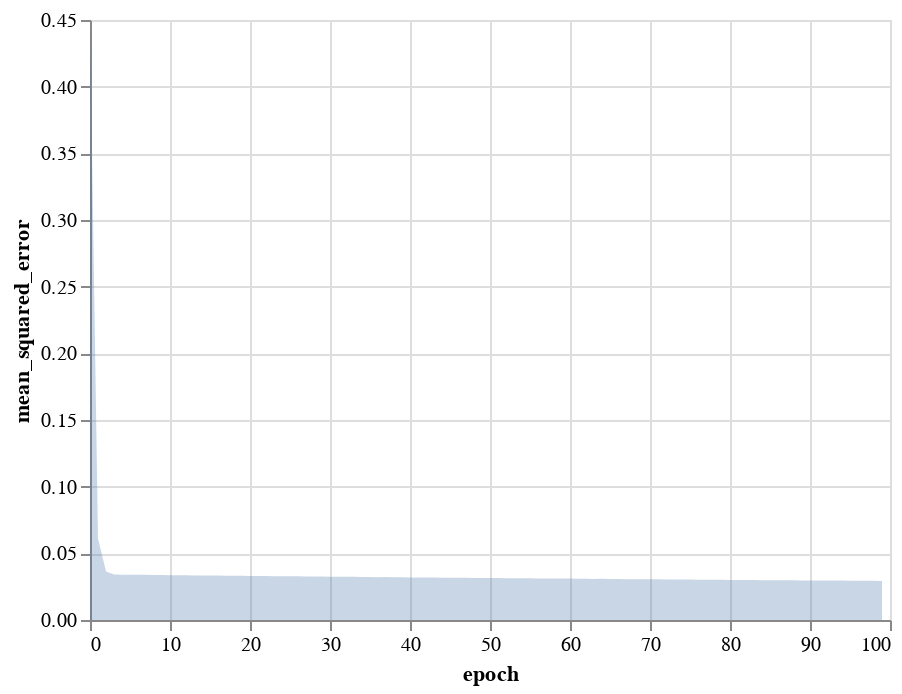

This figure's notebook cell:
### Code cell
alt.Chart(history_df).mark_area(opacity=0.3).encode(
    x='epoch',
    y='mean_squared_error'
)

### Figure 1 — Vega-Lite specification as saved in the notebook (floating-point values rounded to 4 significant figures)
{"$schema": "https://vega.github.io/schema/vega-lite/v2.6.0.json", "config": {"view": {"height": 300, "width": 400}}, "data": {"name": "data-f0857b13d3e0fd7b55b1293337f757cb"}, "datasets": {"data-f0857b13d3e0fd7b55b1293337f757cb": [{"acc": 0, "epoch": 0, "loss": 0.4499, "mean_squared_error": 0.4499}, {"acc": 0, "epoch": 1, "loss": 0.06115, "mean_squared_error": 0.06115}, {"acc": 0, "epoch": 2, "loss": 0.03643, "mean_squared_error": 0.03643}, {"acc": 0, "epoch": 3, "loss": 0.0342, "mean_squared_error": 0.0342}, {"acc": 0, "epoch": 4, "loss": 0.03397, "mean_squared_error": 0.03397}, {"acc": 0, "epoch": 5, "loss": 0.03401, "mean_squared_error": 0.03401}, {"acc": 0, "epoch": 6, "loss": 0.0339, "mean_squared_error": 0.0339}, {"acc": 0, "epoch": 7, "loss": 0.03386, "mean_squared_error": 0.03386}, {"acc": 0, "epoch": 8, "loss": 0.03375, "mean_squared_error": 0.03375}, {"acc": 0, "epoch": 9, "loss": 0.03377, "mean_squared_error": 0.03377}, {"acc": 0, "epoch": 10, "loss": 0.03364, "mean_squared_error": 0.03364}, {"acc": 0, "epoch": 11, "loss": 0.03358, "mean_squared_error": 0.03358}, {"acc": 0, "epoch": 12, "loss": 0.03353, "mean_squared_error": 0.03353}, {"acc": 0, "epoch": 13, "loss": 0.03346, "mean_squared_error": 0.03346}, {"acc": 0, "epoch": 14, "loss": 0.03344, "mean_squared_error": 0.03344}, {"acc": 0, "epoch": 15, "loss": 0.03335, "mean_squared_error": 0.03335}, {"acc": 0, "epoch": 16, "loss": 0.03335, "mean_squared_error": 0.03335}, {"acc": 0, "epoch": 17, "loss": 0.03327, "mean_squared_error": 0.03327}, {"acc": 0, "epoch": 18, "loss": 0.03325, "mean_squared_error": 0.03325}, {"acc": 0, "epoch": 19, "loss": 0.0331, "mean_squared_error": 0.0331}, {"acc": 0, "epoch": 20, "loss": 0.03304, "mean_squared_error": 0.03304}, {"acc": 0, "epoch": 21, "loss": 0.03298, "mean_squared_error": 0.03298}, {"acc": 0, "epoch": 22, "loss": 0.03297, "mean_squared_error": 0.03297}, {"acc": 0, "epoch": 23, "loss": 0.03288, "mean_squared_error": 0.03288}, {"acc": 0, "epoch": 24, "loss": 0.03282, "mean_squared_error": 0.03282}, {"acc": 0, "epoch": 25, "loss": 0.03278, "mean_squared_error": 0.03278}, {"acc": 0, "epoch": 26, "loss": 0.03275, "mean_squared_error": 0.03275}, {"acc": 0, "epoch": 27, "loss": 0.03263, "mean_squared_error": 0.03263}, {"acc": 0, "epoch": 28, "loss": 0.03262, "mean_squared_error": 0.03262}, {"acc": 0, "epoch": 29, "loss": 0.03258, "mean_squared_error": 0.03258}, {"acc": 0, "epoch": 30, "loss": 0.0325, "mean_squared_error": 0.0325}, {"acc": 0, "epoch": 31, "loss": 0.03244, "mean_squared_error": 0.03244}, {"acc": 0, "epoch": 32, "loss": 0.03242, "mean_squared_error": 0.03242}, {"acc": 0, "epoch": 33, "loss": 0.03237, "mean_squared_error": 0.03237}, {"acc": 0, "epoch": 34, "loss": 0.03229, "mean_squared_error": 0.03229}, {"acc": 0, "epoch": 35, "loss": 0.03227, "mean_squared_error": 0.03227}, {"acc": 0, "epoch": 36, "loss": 0.03216, "mean_squared_error": 0.03216}, {"acc": 0, "epoch": 37, "loss": 0.03217, "mean_squared_error": 0.03217}, {"acc": 0, "epoch": 38, "loss": 0.03216, "mean_squared_error": 0.03216}, {"acc": 0, "epoch": 39, "loss": 0.03209, "mean_squared_error": 0.03209}, {"acc": 0, "epoch": 40, "loss": 0.03195, "mean_squared_error": 0.03195}, {"acc": 0, "epoch": 41, "loss": 0.03189, "mean_squared_error": 0.03189}, {"acc": 0, "epoch": 42, "loss": 0.03188, "mean_squared_error": 0.03188}, {"acc": 0, "epoch": 43, "loss": 0.03182, "mean_squared_error": 0.03182}, {"acc": 0, "epoch": 44, "loss": 0.03174, "mean_squared_error": 0.03174}, {"acc": 0, "epoch": 45, "loss": 0.03175, "mean_squared_error": 0.03175}, {"acc": 0, "epoch": 46, "loss": 0.03164, "mean_squared_error": 0.03164}, {"acc": 0, "epoch": 47, "loss": 0.03161, "mean_squared_error": 0.03161}, {"acc": 0, "epoch": 48, "loss": 0.03156, "mean_squared_error": 0.03156}, {"acc": 0, "epoch": 49, "loss": 0.03149, "mean_squared_error": 0.03149}, {"acc": 0, "epoch": 50, "loss": 0.03146, "mean_squared_error": 0.03146}, {"acc": 0, "epoch": 51, "loss": 0.03146, "mean_squared_error": 0.03146}, {"acc": 0, "epoch": 52, "loss": 0.03133, "mean_squared_error": 0.03133}, {"acc": 0, "epoch": 53, "loss": 0.03132, "mean_squared_error": 0.03132}, {"acc": 0, "epoch": 54, "loss": 0.0313, "mean_squared_error": 0.0313}, {"acc": 0, "epoch": 55, "loss": 0.03124, "mean_squared_error": 0.03124}, {"acc": 0.002475, "epoch": 56, "loss": 0.03119, "mean_squared_error": 0.03119}, {"acc": 0, "epoch": 57, "loss": 0.03114, "mean_squared_error": 0.03114}, {"acc": 0, "epoch": 58, "loss": 0.03111, "mean_squared_error": 0.03111}, {"acc": 0, "epoch": 59, "loss": 0.03109, "mean_squared_error": 0.03109}, {"acc": 0, "epoch": 60, "loss": 0.03105, "mean_squared_error": 0.03105}, {"acc": 0.002475, "epoch": 61, "loss": 0.03091, "mean_squared_error": 0.03091}, {"acc": 0.002475, "epoch": 62, "loss": 0.03088, "mean_squared_error": 0.03088}, {"acc": 0.002475, "epoch": 63, "loss": 0.03083, "mean_squared_error": 0.03083}, {"acc": 0.002475, "epoch": 64, "loss": 0.03088, "mean_squared_error": 0.03088}, {"acc": 0.002475, "epoch": 65, "loss": 0.0308, "mean_squared_error": 0.0308}, {"acc": 0.002475, "epoch": 66, "loss": 0.03068, "mean_squared_error": 0.03068}, {"acc": 0.002475, "epoch": 67, "loss": 0.03065, "mean_squared_error": 0.03065}, {"acc": 0.002475, "epoch": 68, "loss": 0.03066, "mean_squared_error": 0.03066}, {"acc": 0.002475, "epoch": 69, "loss": 0.03061, "mean_squared_error": 0.03061}, {"acc": 0, "epoch": 70, "loss": 0.03055, "mean_squared_error": 0.03055}, {"acc": 0.002475, "epoch": 71, "loss": 0.03051, "mean_squared_error": 0.03051}, {"acc": 0.002475, "epoch": 72, "loss": 0.03046, "mean_squared_error": 0.03046}, {"acc": 0.002475, "epoch": 73, "loss": 0.03038, "mean_squared_error": 0.03038}, {"acc": 0.002475, "epoch": 74, "loss": 0.03041, "mean_squared_error": 0.03041}, {"acc": 0.002475, "epoch": 75, "loss": 0.0303, "mean_squared_error": 0.0303}, {"acc": 0.002475, "epoch": 76, "loss": 0.03023, "mean_squared_error": 0.03023}, {"acc": 0.002475, "epoch": 77, "loss": 0.03025, "mean_squared_error": 0.03025}, {"acc": 0.002475, "epoch": 78, "loss": 0.03022, "mean_squared_error": 0.03022}, {"acc": 0.002475, "epoch": 79, "loss": 0.03015, "mean_squared_error": 0.03015}, {"acc": 0.002475, "epoch": 80, "loss": 0.03005, "mean_squared_error": 0.03005}, {"acc": 0.002475, "epoch": 81, "loss": 0.03006, "mean_squared_error": 0.03006}, {"acc": 0.002475, "epoch": 82, "loss": 0.03004, "mean_squared_error": 0.03004}, {"acc": 0.002475, "epoch": 83, "loss": 0.02996, "mean_squared_error": 0.02996}, {"acc": 0.002475, "epoch": 84, "loss": 0.02988, "mean_squared_error": 0.02988}, {"acc": 0.002475, "epoch": 85, "loss": 0.02986, "mean_squared_error": 0.02986}, {"acc": 0.002475, "epoch": 86, "loss": 0.0299, "mean_squared_error": 0.0299}, {"acc": 0.002475, "epoch": 87, "loss": 0.02983, "mean_squared_error": 0.02983}, {"acc": 0.002475, "epoch": 88, "loss": 0.02974, "mean_squared_error": 0.02974}, {"acc": 0.002475, "epoch": 89, "loss": 0.02971, "mean_squared_error": 0.02971}, {"acc": 0.002475, "epoch": 90, "loss": 0.02969, "mean_squared_error": 0.02969}, {"acc": 0.002475, "epoch": 91, "loss": 0.02966, "mean_squared_error": 0.02966}, {"acc": 0.002475, "epoch": 92, "loss": 0.02968, "mean_squared_error": 0.02968}, {"acc": 0.002475, "epoch": 93, "loss": 0.02954, "mean_squared_error": 0.02954}, {"acc": 0.002475, "epoch": 94, "loss": 0.0296, "mean_squared_error": 0.0296}, {"acc": 0.002475, "epoch": 95, "loss": 0.02946, "mean_squared_error": 0.02946}, {"acc": 0.002475, "epoch": 96, "loss": 0.02945, "mean_squared_error": 0.02945}, {"acc": 0.002475, "epoch": 97, "loss": 0.02937, "mean_squared_error": 0.02937}, {"acc": 0.002475, "epoch": 98, "loss": 0.02937, "mean_squared_error": 0.02937}, {"acc": 0.002475, "epoch": 99, "loss": 0.02928, "mean_squared_error": 0.02928}]}, "encoding": {"x": {"field": "epoch", "type": "quantitative"}, "y": {"field": "mean_squared_error", "type": "quantitative"}}, "mark": {"opacity": 0.3, "type": "area"}}
